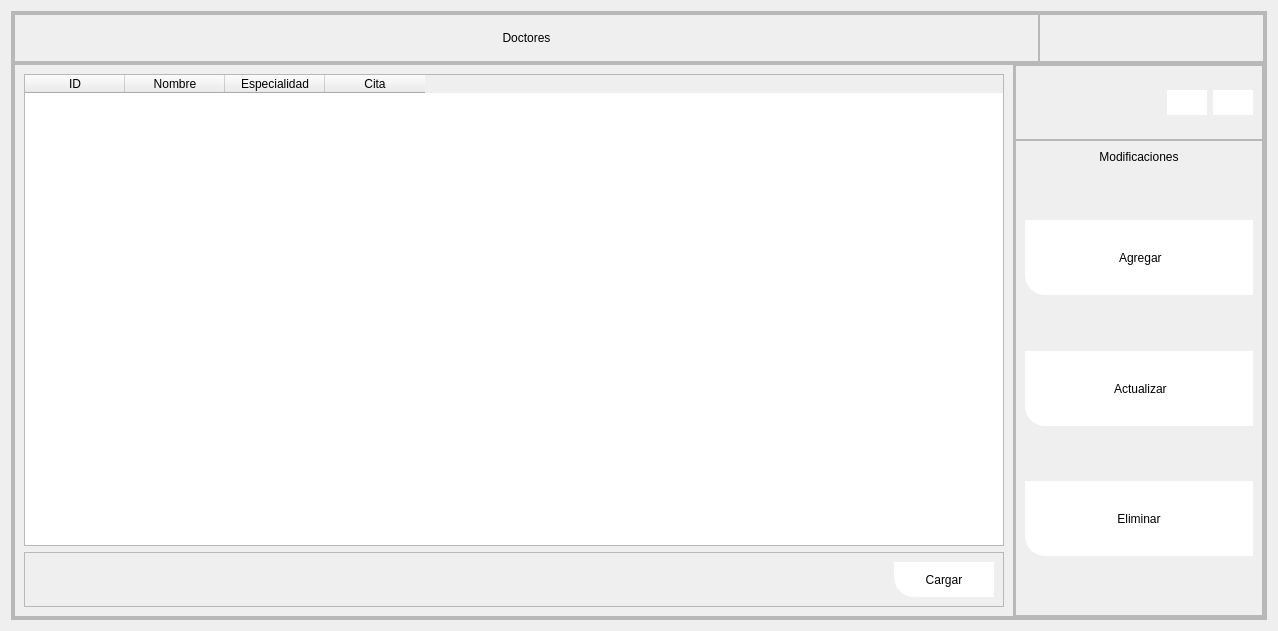
            <widget class="QWidget" name="page_doctor">
             <layout class="QVBoxLayout" name="verticalLayout_2">
              <item>
               <widget class="QFrame" name="frame_6">
                <property name="frameShape">
                 <enum>QFrame::StyledPanel</enum>
                </property>
                <property name="frameShadow">
                 <enum>QFrame::Raised</enum>
                </property>
                <layout class="QVBoxLayout" name="verticalLayout_6">
                 <property name="spacing">
                  <number>0</number>
                 </property>
                 <property name="leftMargin">
                  <number>0</number>
                 </property>
                 <property name="topMargin">
                  <number>0</number>
                 </property>
                 <property name="rightMargin">
                  <number>0</number>
                 </property>
                 <property name="bottomMargin">
                  <number>0</number>
                 </property>
                 <item>
                  <widget class="QFrame" name="frame_146">
                   <property name="frameShape">
                    <enum>QFrame::StyledPanel</enum>
                   </property>
                   <property name="frameShadow">
                    <enum>QFrame::Raised</enum>
                   </property>
                   <layout class="QVBoxLayout" name="verticalLayout_114">
                    <property name="spacing">
                     <number>0</number>
                    </property>
                    <property name="leftMargin">
                     <number>0</number>
                    </property>
                    <property name="topMargin">
                     <number>0</number>
                    </property>
                    <property name="rightMargin">
                     <number>0</number>
                    </property>
                    <property name="bottomMargin">
                     <number>0</number>
                    </property>
                    <item>
                     <widget class="QFrame" name="frame_177">
                      <property name="minimumSize">
                       <size>
                        <width>0</width>
                        <height>50</height>
                       </size>
                      </property>
                      <property name="maximumSize">
                       <size>
                        <width>16777215</width>
                        <height>50</height>
                       </size>
                      </property>
                      <property name="frameShape">
                       <enum>QFrame::StyledPanel</enum>
                      </property>
                      <property name="frameShadow">
                       <enum>QFrame::Raised</enum>
                      </property>
                      <layout class="QHBoxLayout" name="horizontalLayout_5">
                       <property name="spacing">
                        <number>0</number>
                       </property>
                       <property name="leftMargin">
                        <number>0</number>
                       </property>
                       <property name="topMargin">
                        <number>0</number>
                       </property>
                       <property name="rightMargin">
                        <number>0</number>
                       </property>
                       <property name="bottomMargin">
                        <number>0</number>
                       </property>
                       <item>
                        <widget class="QFrame" name="frame_7">
                         <property name="minimumSize">
                          <size>
                           <width>1025</width>
                           <height>0</height>
                          </size>
                         </property>
                         <property name="frameShape">
                          <enum>QFrame::StyledPanel</enum>
                         </property>
                         <property name="frameShadow">
                          <enum>QFrame::Raised</enum>
                         </property>
                         <layout class="QHBoxLayout" name="horizontalLayout_6">
                          <item>
                           <widget class="QLabel" name="label_87">
                            <property name="minimumSize">
                             <size>
                              <width>0</width>
                              <height>0</height>
                             </size>
                            </property>
                            <property name="maximumSize">
                             <size>
                              <width>16777215</width>
                              <height>16777215</height>
                             </size>
                            </property>
                            <property name="styleSheet">
                             <string notr="true">color: rgb(0, 0, 0);
font: 75 12pt &quot;Open Sans Semibold&quot;</string>
                            </property>
                            <property name="text">
                             <string>Doctores</string>
                            </property>
                            <property name="alignment">
                             <set>Qt::AlignCenter</set>
                            </property>
                           </widget>
                          </item>
                         </layout>
                        </widget>
                       </item>
                       <item>
                        <widget class="QFrame" name="frame_8">
                         <property name="frameShape">
                          <enum>QFrame::StyledPanel</enum>
                         </property>
                         <property name="frameShadow">
                          <enum>QFrame::Raised</enum>
                         </property>
                        </widget>
                       </item>
                      </layout>
                     </widget>
                    </item>
                    <item>
                     <widget class="QFrame" name="frame_178">
                      <property name="frameShape">
                       <enum>QFrame::StyledPanel</enum>
                      </property>
                      <property name="frameShadow">
                       <enum>QFrame::Raised</enum>
                      </property>
                      <layout class="QHBoxLayout" name="horizontalLayout_99">
                       <property name="spacing">
                        <number>0</number>
                       </property>
                       <property name="leftMargin">
                        <number>0</number>
                       </property>
                       <property name="topMargin">
                        <number>0</number>
                       </property>
                       <property name="rightMargin">
                        <number>0</number>
                       </property>
                       <property name="bottomMargin">
                        <number>0</number>
                       </property>
                       <item>
                        <widget class="QFrame" name="frame_182">
                         <property name="minimumSize">
                          <size>
                           <width>1000</width>
                           <height>0</height>
                          </size>
                         </property>
                         <property name="maximumSize">
                          <size>
                           <width>900</width>
                           <height>16777215</height>
                          </size>
                         </property>
                         <property name="frameShape">
                          <enum>QFrame::StyledPanel</enum>
                         </property>
                         <property name="frameShadow">
                          <enum>QFrame::Raised</enum>
                         </property>
                         <layout class="QVBoxLayout" name="verticalLayout_116">
                          <item>
                           <widget class="QTableWidget" name="tabla_doctores">
                            <property name="styleSheet">
                             <string notr="true">font: 75 11pt &quot;Open Sans Semibold&quot;</string>
                            </property>
                            <column>
                             <property name="text">
                              <string>ID</string>
                             </property>
                            </column>
                            <column>
                             <property name="text">
                              <string>Nombre</string>
                             </property>
                            </column>
                            <column>
                             <property name="text">
                              <string>Especialidad</string>
                             </property>
                            </column>
                            <column>
                             <property name="text">
                              <string>Cita</string>
                             </property>
                            </column>
                           </widget>
                          </item>
                          <item>
                           <widget class="QFrame" name="frame_183">
                            <property name="minimumSize">
                             <size>
                              <width>0</width>
                              <height>50</height>
                             </size>
                            </property>
                            <property name="frameShape">
                             <enum>QFrame::StyledPanel</enum>
                            </property>
                            <property name="frameShadow">
                             <enum>QFrame::Raised</enum>
                            </property>
                            <layout class="QHBoxLayout" name="horizontalLayout_100">
                             <item>
                              <spacer name="horizontalSpacer_53">
                               <property name="orientation">
                                <enum>Qt::Horizontal</enum>
                               </property>
                               <property name="sizeHint" stdset="0">
                                <size>
                                 <width>749</width>
                                 <height>20</height>
                                </size>
                               </property>
                              </spacer>
                             </item>
                             <item>
                              <widget class="QPushButton" name="cargar_tabla_doc_btn">
                               <property name="minimumSize">
                                <size>
                                 <width>100</width>
                                 <height>35</height>
                                </size>
                               </property>
                               <property name="styleSheet">
                                <string notr="true">QFrame{
background-color: rgb(51, 157, 255);
}

QPushButton{
color: rgb(0, 0, 0);
	background-color: rgb(255, 255, 255);
border-bottom-left-radius:20px;
font: 75 9pt &quot;Open Sans Semibold&quot;
}

QPushButton:hover{
color: rgb(255, 255, 255);
background-color: rgb(160, 207, 41);
border-bottom-left-radius:10px;
border-bottom-right-radius:10px;
border-top-left-radius:10px;
border-top-right-radius:10px;
font: 75 9pt  &quot;Open Sans Semibold&quot;
}</string>
                               </property>
                               <property name="text">
                                <string>Cargar</string>
                               </property>
                              </widget>
                             </item>
                            </layout>
                           </widget>
                          </item>
                         </layout>
                        </widget>
                       </item>
                       <item>
                        <widget class="QFrame" name="frame_184">
                         <property name="minimumSize">
                          <size>
                           <width>250</width>
                           <height>0</height>
                          </size>
                         </property>
                         <property name="maximumSize">
                          <size>
                           <width>250</width>
                           <height>16777215</height>
                          </size>
                         </property>
                         <property name="frameShape">
                          <enum>QFrame::StyledPanel</enum>
                         </property>
                         <property name="frameShadow">
                          <enum>QFrame::Raised</enum>
                         </property>
                         <layout class="QVBoxLayout" name="verticalLayout_117">
                          <property name="spacing">
                           <number>0</number>
                          </property>
                          <property name="leftMargin">
                           <number>0</number>
                          </property>
                          <property name="topMargin">
                           <number>0</number>
                          </property>
                          <property name="rightMargin">
                           <number>0</number>
                          </property>
                          <property name="bottomMargin">
                           <number>0</number>
                          </property>
                          <item>
                           <widget class="QFrame" name="frame_185">
                            <property name="minimumSize">
                             <size>
                              <width>0</width>
                              <height>75</height>
                             </size>
                            </property>
                            <property name="maximumSize">
                             <size>
                              <width>16777215</width>
                              <height>75</height>
                             </size>
                            </property>
                            <property name="frameShape">
                             <enum>QFrame::StyledPanel</enum>
                            </property>
                            <property name="frameShadow">
                             <enum>QFrame::Raised</enum>
                            </property>
                            <layout class="QHBoxLayout" name="horizontalLayout_101">
                             <item>
                              <spacer name="horizontalSpacer_54">
                               <property name="orientation">
                                <enum>Qt::Horizontal</enum>
                               </property>
                               <property name="sizeHint" stdset="0">
                                <size>
                                 <width>98</width>
                                 <height>20</height>
                                </size>
                               </property>
                              </spacer>
                             </item>
                             <item>
                              <widget class="QPushButton" name="btn_menu_23">
                               <property name="minimumSize">
                                <size>
                                 <width>40</width>
                                 <height>25</height>
                                </size>
                               </property>
                               <property name="maximumSize">
                                <size>
                                 <width>40</width>
                                 <height>16777215</height>
                                </size>
                               </property>
                               <property name="styleSheet">
                                <string notr="true">QFrame{
background-color: rgb(51, 157, 255);
}

QPushButton{
color: rgb(255, 255, 255);
background-color: rgb(255, 255, 255);
border-bottom-left-radius:1px;
font: 75 9pt &quot;Open Sans Semibold&quot;
}

QPushButton:hover{
color: rgb(0, 0, 0);
background-color: rgb(231, 233, 239);
border-bottom-left-radius:1px;
font: 75 9pt  &quot;Open Sans Semibold&quot;
}
</string>
                               </property>
                               <property name="text">
                                <string/>
                               </property>
                               <property name="icon">
                                <iconset>
                                 <normaloff>../../BaseDatosEnsoluna/views/designs/Imagenes/Imagen5.png</normaloff>../../BaseDatosEnsoluna/views/designs/Imagenes/Imagen5.png</iconset>
                               </property>
                               <property name="iconSize">
                                <size>
                                 <width>40</width>
                                 <height>2035</height>
                                </size>
                               </property>
                              </widget>
                             </item>
                             <item>
                              <widget class="QPushButton" name="btn_menu_24">
                               <property name="minimumSize">
                                <size>
                                 <width>40</width>
                                 <height>25</height>
                                </size>
                               </property>
                               <property name="maximumSize">
                                <size>
                                 <width>40</width>
                                 <height>16777215</height>
                                </size>
                               </property>
                               <property name="styleSheet">
                                <string notr="true">QFrame{
background-color: rgb(51, 157, 255);
}

QPushButton{
color: rgb(255, 255, 255);
background-color: rgb(255, 255, 255);
border-bottom-left-radius:1px;
font: 75 9pt &quot;Open Sans Semibold&quot;
}

QPushButton:hover{
color: rgb(0, 0, 0);
background-color: rgb(231, 233, 239);
border-bottom-left-radius:1px;
font: 75 9pt  &quot;Open Sans Semibold&quot;
}
</string>
                               </property>
                               <property name="text">
                                <string/>
                               </property>
                               <property name="icon">
                                <iconset>
                                 <normaloff>../../BaseDatosEnsoluna/views/designs/Imagenes/Imagen6.png</normaloff>../../BaseDatosEnsoluna/views/designs/Imagenes/Imagen6.png</iconset>
                               </property>
                               <property name="iconSize">
                                <size>
                                 <width>40</width>
                                 <height>2035</height>
                                </size>
                               </property>
                              </widget>
                             </item>
                            </layout>
                           </widget>
                          </item>
                          <item>
                           <widget class="QFrame" name="frame_menu_12">
                            <property name="frameShape">
                             <enum>QFrame::StyledPanel</enum>
                            </property>
                            <property name="frameShadow">
                             <enum>QFrame::Raised</enum>
                            </property>
                            <layout class="QVBoxLayout" name="verticalLayout_118">
                             <item>
                              <widget class="QLabel" name="label_88">
                               <property name="styleSheet">
                                <string notr="true">color: rgb(0, 0, 0);
font: 75 12pt &quot;Open Sans Semibold&quot;</string>
                               </property>
                               <property name="text">
                                <string>Modificaciones</string>
                               </property>
                               <property name="alignment">
                                <set>Qt::AlignCenter</set>
                               </property>
                              </widget>
                             </item>
                             <item>
                              <spacer name="verticalSpacer_39">
                               <property name="orientation">
                                <enum>Qt::Vertical</enum>
                               </property>
                               <property name="sizeHint" stdset="0">
                                <size>
                                 <width>20</width>
                                 <height>50</height>
                                </size>
                               </property>
                              </spacer>
                             </item>
                             <item>
                              <widget class="QPushButton" name="btn_agregarDoctor">
                               <property name="minimumSize">
                                <size>
                                 <width>150</width>
                                 <height>75</height>
                                </size>
                               </property>
                               <property name="styleSheet">
                                <string notr="true">QFrame{
background-color: rgb(51, 157, 255);
}

QPushButton{
color: rgb(0, 0, 0);
	background-color: rgb(255, 255, 255);
border-bottom-left-radius:20px;
font: 75 9pt &quot;Open Sans Semibold&quot;
}

QPushButton:hover{
color: rgb(255, 255, 255);
background-color: rgb(160, 207, 41);
border-bottom-left-radius:10px;
border-bottom-right-radius:10px;
border-top-left-radius:10px;
border-top-right-radius:10px;
font: 75 9pt  &quot;Open Sans Semibold&quot;
}</string>
                               </property>
                               <property name="text">
                                <string> Agregar</string>
                               </property>
                               <property name="icon">
                                <iconset>
                                 <normaloff>../../../Desktop/Centro Médico Tejutla/Iconos Farmacia/x.png</normaloff>../../../Desktop/Centro Médico Tejutla/Iconos Farmacia/x.png</iconset>
                               </property>
                               <property name="iconSize">
                                <size>
                                 <width>70</width>
                                 <height>70</height>
                                </size>
                               </property>
                              </widget>
                             </item>
                             <item>
                              <spacer name="verticalSpacer_40">
                               <property name="orientation">
                                <enum>Qt::Vertical</enum>
                               </property>
                               <property name="sizeHint" stdset="0">
                                <size>
                                 <width>20</width>
                                 <height>50</height>
                                </size>
                               </property>
                              </spacer>
                             </item>
                             <item>
                              <widget class="QPushButton" name="btn_actualizarDoc">
                               <property name="minimumSize">
                                <size>
                                 <width>150</width>
                                 <height>75</height>
                                </size>
                               </property>
                               <property name="styleSheet">
                                <string notr="true">QFrame{
background-color: rgb(51, 157, 255);
}

QPushButton{
color: rgb(0, 0, 0);
	background-color: rgb(255, 255, 255);
border-bottom-left-radius:20px;
font: 75 9pt &quot;Open Sans Semibold&quot;
}

QPushButton:hover{
color: rgb(255, 255, 255);
background-color: rgb(160, 207, 41);
border-bottom-left-radius:10px;
border-bottom-right-radius:10px;
border-top-left-radius:10px;
border-top-right-radius:10px;
font: 75 9pt  &quot;Open Sans Semibold&quot;
}</string>
                               </property>
                               <property name="text">
                                <string> Actualizar</string>
                               </property>
                               <property name="icon">
                                <iconset>
                                 <normaloff>../../../Desktop/Centro Médico Tejutla/Iconos Farmacia/y (1).png</normaloff>../../../Desktop/Centro Médico Tejutla/Iconos Farmacia/y (1).png</iconset>
                               </property>
                               <property name="iconSize">
                                <size>
                                 <width>60</width>
                                 <height>65</height>
                                </size>
                               </property>
                              </widget>
                             </item>
                             <item>
                              <spacer name="verticalSpacer_41">
                               <property name="orientation">
                                <enum>Qt::Vertical</enum>
                               </property>
                               <property name="sizeHint" stdset="0">
                                <size>
                                 <width>20</width>
                                 <height>49</height>
                                </size>
                               </property>
                              </spacer>
                             </item>
                             <item>
                              <widget class="QPushButton" name="btn_eliminar_doctor">
                               <property name="minimumSize">
                                <size>
                                 <width>150</width>
                                 <height>75</height>
                                </size>
                               </property>
                               <property name="styleSheet">
                                <string notr="true">QFrame{
background-color: rgb(51, 157, 255);
}

QPushButton{
color: rgb(0, 0, 0);
	background-color: rgb(255, 255, 255);
border-bottom-left-radius:20px;
font: 75 9pt &quot;Open Sans Semibold&quot;
}

QPushButton:hover{
color: rgb(255, 255, 255);
background-color: rgb(160, 207, 41);
border-bottom-left-radius:10px;
border-bottom-right-radius:10px;
border-top-left-radius:10px;
border-top-right-radius:10px;
font: 75 9pt  &quot;Open Sans Semibold&quot;
}</string>
                               </property>
                               <property name="text">
                                <string>Eliminar</string>
                               </property>
                               <property name="icon">
                                <iconset>
                                 <normaloff>../../../Desktop/Centro Médico Tejutla/Iconos Farmacia/t.png</normaloff>../../../Desktop/Centro Médico Tejutla/Iconos Farmacia/t.png</iconset>
                               </property>
                               <property name="iconSize">
                                <size>
                                 <width>65</width>
                                 <height>65</height>
                                </size>
                               </property>
                              </widget>
                             </item>
                             <item>
                              <spacer name="verticalSpacer_42">
                               <property name="orientation">
                                <enum>Qt::Vertical</enum>
                               </property>
                               <property name="sizeHint" stdset="0">
                                <size>
                                 <width>20</width>
                                 <height>50</height>
                                </size>
                               </property>
                              </spacer>
                             </item>
                            </layout>
                           </widget>
                          </item>
                         </layout>
                        </widget>
                       </item>
                      </layout>
                     </widget>
                    </item>
                   </layout>
                  </widget>
                 </item>
                </layout>
               </widget>
              </item>
             </layout>
            </widget>
